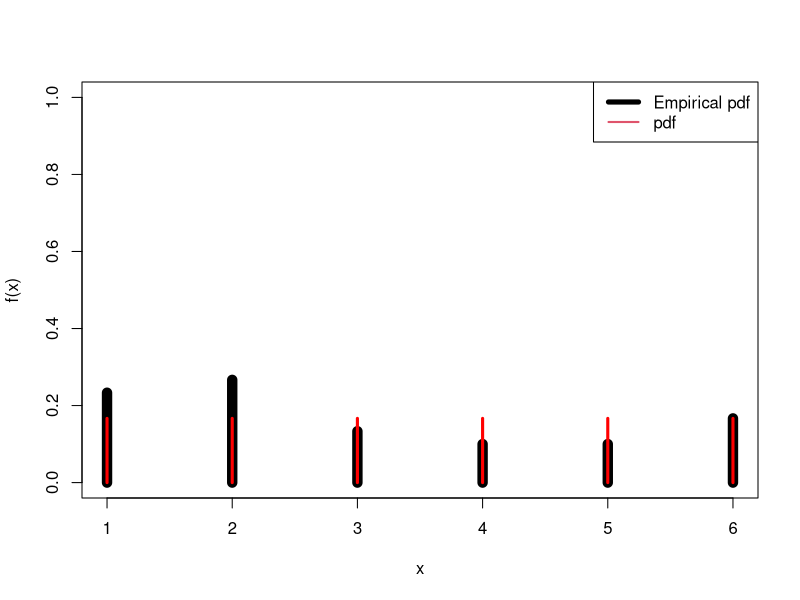
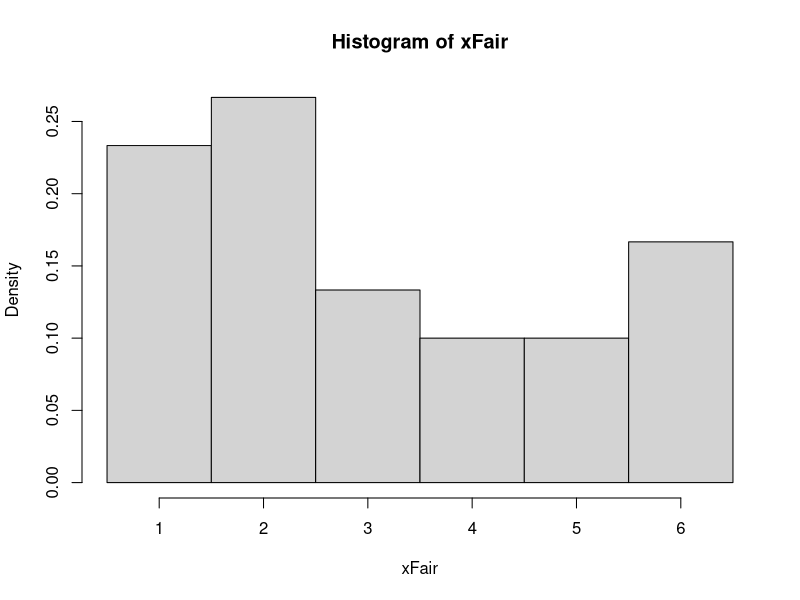
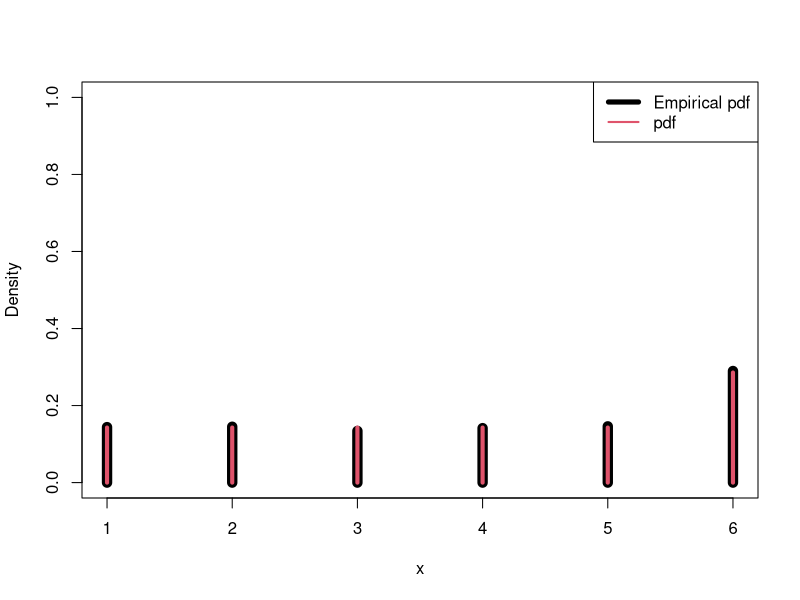

Write R code to recreate these figures, in order.

################################
## Simuler et terningekast
## Vælg et tal fra (1,2,3,4,5,6) med lige stor sandsynlighed for hvert udfald
sample(1:6, size=1)
## Antal simulerede realiseringer
n <- 30
## Træk uafhængigt fra mængden (1,2,3,4,5,6) med ens sandsynlighed
sample(1:6, size=n, replace=TRUE)





################################
## Simuler en fair terning
   
## Antal simulerede realiseringer
n <- 30
## Træk uafhængigt fra mængden (1,2,3,4,5,6) med ens sandsynlighed
xFair <- sample(1:6, size=n, replace=TRUE)
## Tæl antallet af hvert udfald
table(xFair)
## Plot den empiriske tæthedsfunktion (pdf), altså et density histogram
plot(table(xFair)/n, ylim=c(0,1), lwd=10, xlab="x", ylab="f(x)")
## Tilføj den rigtige tæthedsfunktion til plottet
lines(rep(1/6,6), type="h", lwd=3, col="red")
## legend
legend("topright", c("Empirical pdf","pdf"), lty=1, col=c(1,2), lwd=c(5,2))
## Eller bare med
hist(xFair, breaks=seq(0.5,6.5,by=1), prob=TRUE)


################################
## Simuler en ikke-fair terning
## Antal simulerede realiseringer
n <- 3000
## Træk uafhændigt fra mængden (1,2,3,4,5,6) med højere sandsynlighed for en sekser
xUnfair <- sample(1:6, size=n, replace=TRUE, prob=c(rep(1/7,5),2/7))    
## Tæl antallet af hvert udfald
table(xUnfair)
## Plot den empiriske tæthedsfunktion
plot(table(xUnfair)/n, lwd=10, ylim=c(0,1), xlab="x", ylab="Density")
## Tilføj den rigtige tæthedsfunktion
lines(c(rep(1/7,5),2/7), lwd=4, type="h", col=2)
## En legend
legend("topright", c("Empirical pdf","pdf"), lty=1, col=c(1,2), lwd=c(5,2))


################################
## Sandsynlighed for 2 plat (success) i 5 kast med mønt
## Slå op med binomial tæthedsfunktion
dbinom(x=1, size=50, prob=0.5)


################################
## Fair terning eksempel
## Antal simulerede realiseringer
n <- 30
## Træk uafhængigt fra mængden (1,2,3,4,5,6) med ens sandsynlighed
xFair <- sample(1:6, size=n, replace=TRUE)
## Tæl sammen hvor mange seksere
sum(xFair == 6)
## Lav tilsvarende med rbinom()
?rbinom(n=1, size=30, prob=1/6)


################################
## Binomial fordelingsfunktion (cdf)
## Sandsynlighed for at få 5 eller færre succeser i 10 kast med terning
pbinom(q=5, size=10, prob=1/6)
## Få hjælpen med 
?pbinom


################################
## Eksempel 1: Sandsynligheden for at der er mindst 12 gode frugter?
1 - pbinom(11, 20, 0.7)

################################
## Eksempel 2: Sandsynligheden for at få en hånd med fuld spar
dhyper(4, 5, 11, 4)

################################
## Eksempel 3.1: Sandsynligheden for at højst 2 patienter indlægges samme dag?
ppois(2, 0.3)

################################
## Eksempel 3.4: Sandsynligheden for at præcis 1 patient indlægges hver tredje dag?
dpois(1, 0.9)



################################
## Simuler stikprøve af en fair terning og beregn gennemsnit
## Antal simulerede realiseringer (stikprøve på n elementer)
n <- 300000
## Træk uafhængigt fra mængden (1,2,3,4,5,6) med ens sandsynlighed
xFair <- sample(1:6, size=n, replace=TRUE)
## Udregn stikprøvegennemsnit (sample mean)
mean(xFair)


################################
## Simuler stikprøve med udfald af en fair terning og beregn stikprøvevarians
## Antal simulerede realiseringer
n <- 30
## Træk uafhængigt fra mængden (1,2,3,4,5,6) med ens sandsynlighed
xFair <- sample(1:6, size=n, replace=TRUE)
## Udregn empirisk varians (sample variance, læg mærke til 
## at i R hedder funktionen "var")
var(xFair)


################################
## Simuler en binomialfordeling, terninge eksempel
## Gentag 10 gange: Tæl sammen for mange seksere på 30 slag
antalSeksere <- rbinom(n=10, size=30, prob=1/6)
## Endelig kan vi se på stikprøvegennemsnittet (sample mean)
mean(rbinom(n=10, size=30, prob=1/6))
## versus Middelværdien (mean)
n * 1/6
